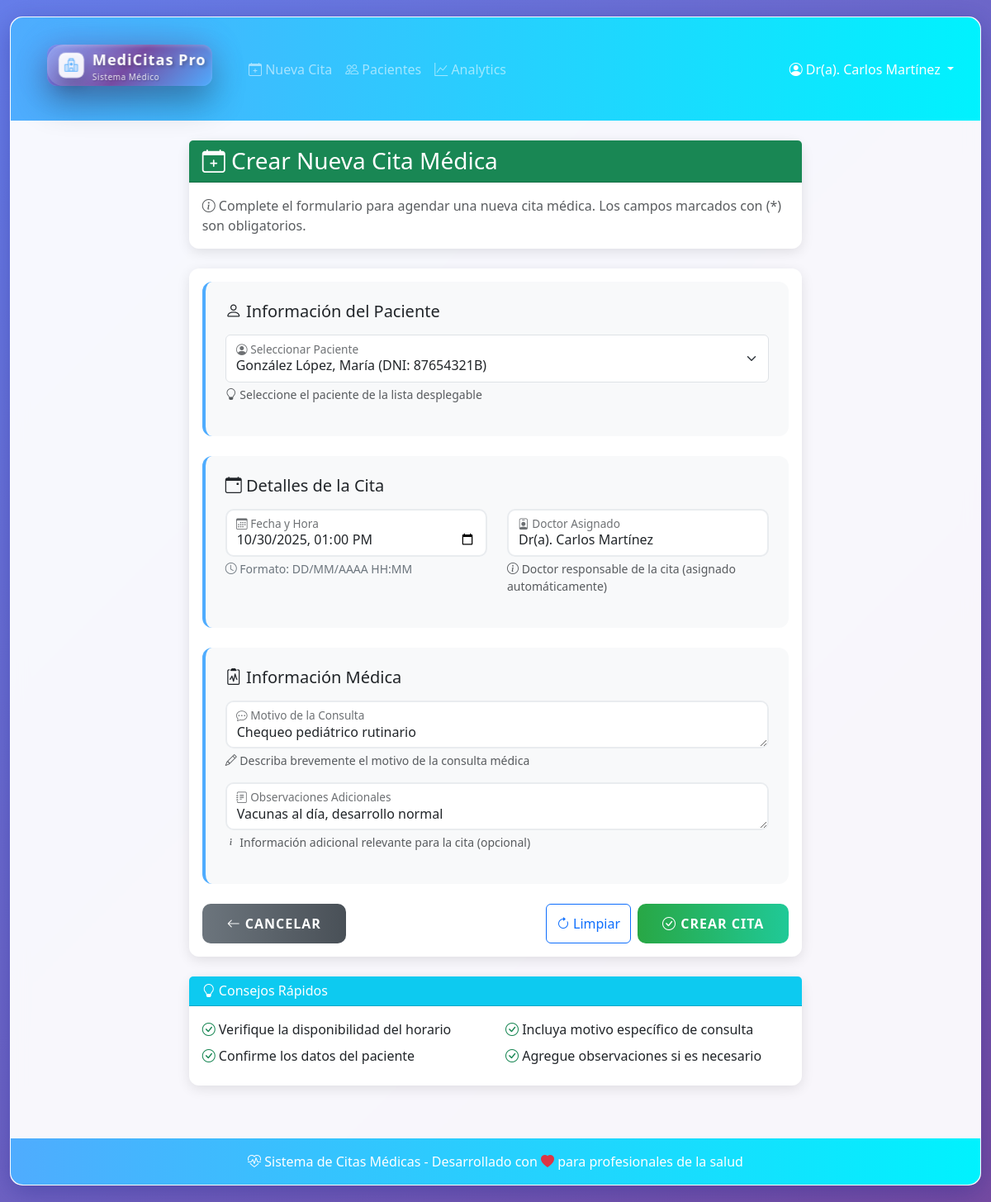
/api/v1/appointments/editar/8/ (signed in), run on the app's committed database.
### appointments/models.py (models this page shows, shortened)
class Appointment(models.Model):
    paciente = models.ForeignKey(
        'patients.Patient',  # Usa la referencia en cadena para evitar importaciones cíclicas
        on_delete=models.CASCADE,
        verbose_name="Paciente"
    )
    doctor = models.ForeignKey('doctors.Doctor', on_delete=models.CASCADE)  # Referencia correcta al modelo Doctor
    fecha = models.DateTimeField(verbose_name="Fecha y hora de la cita")
    motivo = models.TextField(verbose_name="Motivo de la consulta")
    observaciones = models.TextField(blank=True, null=True, verbose_name="Observaciones del doctor")
    creada_en = models.DateTimeField(auto_now_add=True)
    class Meta:
        verbose_name = "Cita Médica"
        verbose_name_plural = "Citas Médicas"
        ordering = ['-fecha']

### doctors/models.py (models this page shows, shortened)
class Doctor(models.Model):
    usuario = models.OneToOneField(User, on_delete=models.CASCADE, verbose_name="Usuario")
    nombre = models.CharField(max_length=100, verbose_name="Nombre")
    apellidos = models.CharField(max_length=150, verbose_name="Apellidos")
    especialidad = models.CharField(max_length=100, verbose_name="Especialidad")
    telefono = models.CharField(max_length=20, blank=True, verbose_name="Teléfono de contacto")
    class Meta:
        verbose_name = "Doctor"
        verbose_name_plural = "Doctores"
        ordering = ['apellidos', 'nombre']

### appointments/views.py (the view)
# urls.py: path('editar/<int:cita_id>/', editar_cita, name='editar_cita'),
@login_required
def editar_cita(request, cita_id):
    doctor = get_object_or_404(Doctor, usuario=request.user)
    cita = get_object_or_404(Appointment, id=cita_id, doctor=doctor)
    if request.method == "POST":
        form = AppointmentForm(request.POST, instance=cita, doctor=doctor)
        if form.is_valid():
            try:
                cita_actualizada = form.save()
                messages.success(
                    request,
                    f'¡Cita actualizada exitosamente! '
                    f'Paciente: {cita_actualizada.paciente.nombre} {cita_actualizada.paciente.apellidos}'
                )
                return redirect('doctor_dashboard')
            except Exception as e:
                messages.error(request, f'Error al actualizar la cita: {str(e)}')
        else:
            messages.error(request, 'Por favor corrija los errores en el formulario.')
    else:
        form = AppointmentForm(instance=cita, doctor=doctor)
    context = {
        'form': form,
        'cita': cita,
        'doctor': doctor,
        'editing': True,
    }
    return render(request, 'crear_cita.html', context)

### templates/crear_cita.html (shortened to what this page needs)
{% extends 'base.html' %}
{% block content %}
<div class="row justify-content-center">
    <div class="col-lg-8">
        <div class="card card-custom mb-4">
            <div class="card-header bg-success text-white">
                <h3 class="mb-0">
                    <i class="bi bi-calendar-plus"></i> Crear Nueva Cita Médica
                </h3>
            </div>
            <div class="card-body">
                <p class="text-muted mb-0">
                    <i class="bi bi-info-circle"></i>
                    Complete el formulario para agendar una nueva cita médica. Los campos marcados con (*) son obligatorios.
                </p>
            </div>
        </div>
        <div class="card card-custom">
            <div class="card-body">
                <form method="post" id="citaForm" novalidate>
                    <div class="form-section">
                        <h5 class="mb-3">
                            <i class="bi bi-person"></i> Información del Paciente
                        </h5>
                        <div class="row">
                            <div class="col-md-12 mb-3">
                                <div class="form-floating">
                                    {{ form.paciente }}
                                    <label for="{{ form.paciente.id_for_label }}" class="required-field">
                                    </label>
                                </div>
                                <div class="form-text">
                                    <i class="bi bi-lightbulb"></i>
                                    Seleccione el paciente de la lista desplegable
                                </div>
                            </div>
                        </div>
                    </div>
                    <div class="form-section">
                        <h5 class="mb-3">
                            <i class="bi bi-calendar-event"></i> Detalles de la Cita
                        </h5>
                        <div class="row">
                            <div class="col-md-6 mb-3">
                                <div class="form-floating datetime-container">
                                    {{ form.fecha }}
                                    <label for="{{ form.fecha.id_for_label }}" class="required-field">
                                    </label>
                                </div>
                                <div class="datetime-helper">
                                    <i class="bi bi-clock"></i>
                                    Formato: DD/MM/AAAA HH:MM
                                </div>
                            </div>
                            <div class="col-md-6 mb-3">
                                <div class="form-floating">
                                    <input type="text" class="form-control" readonly
                                           value="{% if editing %}Dr(a). {{ cita.doctor.nombre }} {{ cita.doctor.apellidos }}{% else %}Dr(a). {{ doctor.nombre }} {{ doctor.apellidos }}{% endif %}">
                                    <label>
                                    </label>
                                </div>
                                <div class="form-text">
                                    <i class="bi bi-info-circle"></i>
                                    Doctor responsable de la cita (asignado automáticamente)
                                </div>
                            </div>
                        </div>
                    </div>
                    <div class="form-section">
                        <h5 class="mb-3">
                            <i class="bi bi-clipboard2-pulse"></i> Información Médica
                        </h5>
                        <div class="row">
                            <div class="col-md-12 mb-3">
                                <div class="form-floating">
                                    {{ form.motivo }}
                                    <label for="{{ form.motivo.id_for_label }}" class="required-field">
                                    </label>
                                </div>
                                <div class="form-text">
                                    <i class="bi bi-pencil"></i>
                                    Describa brevemente el motivo de la consulta médica
                                </div>
                            </div>
                            <div class="col-md-12 mb-3">
                                <div class="form-floating">
                                    {{ form.observaciones }}
                                    <label for="{{ form.observaciones.id_for_label }}">
                                    </label>
                                </div>
                                <div class="form-text">
                                    <i class="bi bi-info"></i>
                                    Información adicional relevante para la cita (opcional)
                                </div>
                            </div>
                        </div>
                    </div>
                    <div class="d-flex justify-content-between align-items-center mt-4">
                        <a href="{% url 'doctor_dashboard' %}" class="btn btn-secondary btn-cancel">
                            <i class="bi bi-arrow-left"></i> Cancelar
                        </a>
                        <div class="d-flex gap-2">
                            <button type="button" class="btn btn-outline-primary" onclick="clearForm()">
                                <i class="bi bi-arrow-clockwise"></i> Limpiar
                            </button>
                            <button type="submit" class="btn btn-success btn-create">
                                <i class="bi bi-check-circle"></i>
                                <span class="button-text">Crear Cita</span>
                            </button>
                        </div>
                    </div>
                </form>
            </div>
        </div>
        <div class="card card-custom mt-4">
            <div class="card-header bg-info text-white">
                <h6 class="mb-0">
                    <i class="bi bi-lightbulb"></i> Consejos Rápidos
                </h6>
            </div>
            <div class="card-body">
                <div class="row">
                    <div class="col-md-6">
                        <ul class="list-unstyled mb-0">
                            <li class="mb-2">
                                <i class="bi bi-check-circle text-success"></i>
                                Verifique la disponibilidad del horario
                            </li>
                            <li class="mb-2">
                                <i class="bi bi-check-circle text-success"></i>
                                Confirme los datos del paciente
                            </li>
                        </ul>
                    </div>
                    <div class="col-md-6">
                        <ul class="list-unstyled mb-0">
                            <li class="mb-2">
                                <i class="bi bi-check-circle text-success"></i>
                                Incluya motivo específico de consulta
                            </li>
                            <li class="mb-2">
                                <i class="bi bi-check-circle text-success"></i>
                                Agregue observaciones si es necesario
                            </li>
                        </ul>
                    </div>
                </div>
            </div>
        </div>
    </div>
</div>
{% endblock %}

### templates/base.html (shortened to what this page needs)
{% load static %}
<!DOCTYPE html>
<html lang="es">
<head>
    <link href="https://cdn.jsdelivr.net/npm/bootstrap@5.3.0/dist/css/bootstrap.min.css" rel="stylesheet">
    <link href="https://cdn.jsdelivr.net/npm/bootstrap-icons@1.10.0/font/bootstrap-icons.css" rel="stylesheet">
    <link href="{% static 'css/logo.css' %}" rel="stylesheet">
</head>
<body>
    <div class="container-fluid">
        <div class="main-container">
            <nav class="navbar navbar-expand-lg navbar-dark navbar-custom">
                <div class="container-fluid px-4">
                    <a class="navbar-brand" href="{% url 'doctor_dashboard' %}">
                        <div class="logo-3d-container">
                            <div class="logo-3d logo-compact">
                                <div class="logo-glow"></div>
                                <div class="logo-background"></div>
                                <div class="logo-icon">
                                    <i class="bi bi-hospital"></i>
                                </div>
                                <div class="logo-text">
                                    <h1 class="logo-title">MediCitas Pro</h1>
                                    <p class="logo-subtitle">Sistema Médico</p>
                                </div>
                            </div>
                        </div>
                    </a>
                    <div class="navbar-nav me-auto">
                        <li class="nav-item">
                            <a class="nav-link" href="{% url 'crear_cita' %}">
                                <i class="bi bi-calendar-plus"></i> Nueva Cita
                            </a>
                        </li>
                        <li class="nav-item">
                            <a class="nav-link" href="{% url 'patient_dashboard' %}">
                                <i class="bi bi-people"></i> Pacientes
                            </a>
                        </li>
                        <li class="nav-item">
                            <a class="nav-link" href="{% url 'analytics_dashboard' %}">
                                <i class="bi bi-graph-up"></i> Analytics
                            </a>
                        </li>
                    </div>
                    {% if user.is_authenticated %}
                    <div class="navbar-nav ms-auto">
                        <div class="nav-item dropdown">
                            <a class="nav-link dropdown-toggle text-white" href="#" role="button" data-bs-toggle="dropdown">
                                <i class="bi bi-person-circle"></i> Dr(a). {{ user.first_name }} {{ user.last_name }}
                            </a>
                        </div>
                    </div>
                    {% endif %}
                </div>
            </nav>
            <main class="container-fluid p-4 fade-in">
                {% block content %}{% endblock %}
            </main>
            <footer class="footer-custom text-white text-center py-3">
                <div class="container">
                    <p class="mb-0">
                        <i class="bi bi-heart-pulse"></i> Sistema de Citas Médicas -
                        Desarrollado con <i class="bi bi-heart-fill text-danger"></i> para profesionales de la salud
                    </p>
                </div>
            </footer>
        </div>
    </div>
</body>
</html>

### data on the page
Appointment: paciente "González López, María (DNI: 87654321B)", fecha "10/30/2025 13:00", doctor.nombre "Dr(a). Carlos Martínez", motivo "Chequeo pediátrico rutinario", observaciones "Vacunas al día, desarrollo normal"

### other printed values
{{ user.first_name }} "Carlos"
{{ user.last_name }} "Martínez"
